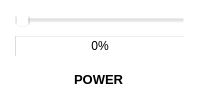
                      <widget class="QFrame" name="frame_3">
                       <property name="styleSheet">
                        <string notr="true">background-color: rgba(255, 255, 255,0);</string>
                       </property>
                       <property name="frameShape">
                        <enum>QFrame::NoFrame</enum>
                       </property>
                       <property name="frameShadow">
                        <enum>QFrame::Raised</enum>
                       </property>
                       <property name="lineWidth">
                        <number>5</number>
                       </property>
                       <layout class="QHBoxLayout" name="horizontalLayout_13">
                        <property name="spacing">
                         <number>0</number>
                        </property>
                        <property name="leftMargin">
                         <number>0</number>
                        </property>
                        <property name="topMargin">
                         <number>0</number>
                        </property>
                        <property name="rightMargin">
                         <number>0</number>
                        </property>
                        <property name="bottomMargin">
                         <number>0</number>
                        </property>
                        <item>
                         <layout class="QVBoxLayout" name="verticalLayout_4" stretch="20,5">
                          <property name="spacing">
                           <number>15</number>
                          </property>
                          <property name="sizeConstraint">
                           <enum>QLayout::SetDefaultConstraint</enum>
                          </property>
                          <property name="leftMargin">
                           <number>15</number>
                          </property>
                          <property name="topMargin">
                           <number>15</number>
                          </property>
                          <property name="rightMargin">
                           <number>15</number>
                          </property>
                          <property name="bottomMargin">
                           <number>15</number>
                          </property>
                          <item>
                           <layout class="QVBoxLayout" name="verticalLayout_10" stretch="0,0">
                            <property name="spacing">
                             <number>0</number>
                            </property>
                            <property name="leftMargin">
                             <number>0</number>
                            </property>
                            <property name="topMargin">
                             <number>0</number>
                            </property>
                            <property name="rightMargin">
                             <number>0</number>
                            </property>
                            <property name="bottomMargin">
                             <number>0</number>
                            </property>
                            <item>
                             <widget class="QSlider" name="horizontalSlider">
                              <property name="sizePolicy">
                               <sizepolicy hsizetype="Ignored" vsizetype="Fixed">
                                <horstretch>0</horstretch>
                                <verstretch>0</verstretch>
                               </sizepolicy>
                              </property>
                              <property name="minimum">
                               <number>1</number>
                              </property>
                              <property name="maximum">
                               <number>5</number>
                              </property>
                              <property name="singleStep">
                               <number>1</number>
                              </property>
                              <property name="pageStep">
                               <number>1</number>
                              </property>
                              <property name="orientation">
                               <enum>Qt::Horizontal</enum>
                              </property>
                              <property name="invertedAppearance">
                               <bool>false</bool>
                              </property>
                              <property name="invertedControls">
                               <bool>false</bool>
                              </property>
                              <property name="tickPosition">
                               <enum>QSlider::TicksBelow</enum>
                              </property>
                              <property name="tickInterval">
                               <number>25</number>
                              </property>
                             </widget>
                            </item>
                            <item>
                             <widget class="QProgressBar" name="progressBar">
                              <property name="sizePolicy">
                               <sizepolicy hsizetype="Ignored" vsizetype="Fixed">
                                <horstretch>0</horstretch>
                                <verstretch>0</verstretch>
                               </sizepolicy>
                              </property>
                              <property name="value">
                               <number>0</number>
                              </property>
                             </widget>
                            </item>
                           </layout>
                          </item>
                          <item alignment="Qt::AlignHCenter|Qt::AlignTop">
                           <widget class="QLabel" name="label_8">
                            <property name="font">
                             <font>
                              <pointsize>10</pointsize>
                              <weight>75</weight>
                              <bold>true</bold>
                             </font>
                            </property>
                            <property name="text">
                             <string>POWER</string>
                            </property>
                           </widget>
                          </item>
                         </layout>
                        </item>
                       </layout>
                      </widget>
